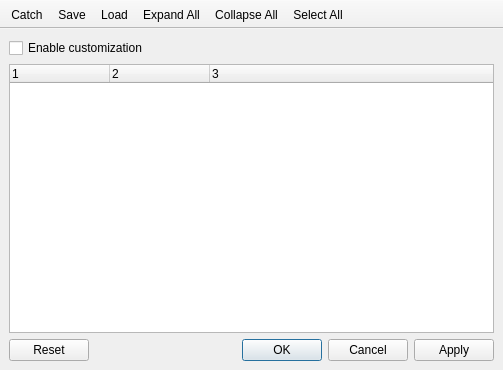
<?xml version="1.0" encoding="UTF-8"?>
<ui version="4.0">
 <class>QgsCustomizationDialogBase</class>
 <widget class="QMainWindow" name="QgsCustomizationDialogBase">
  <property name="geometry">
   <rect>
    <x>0</x>
    <y>0</y>
    <width>503</width>
    <height>370</height>
   </rect>
  </property>
  <property name="windowTitle">
   <string>Customization</string>
  </property>
  <widget class="QWidget" name="centralwidget">
   <layout class="QVBoxLayout" name="verticalLayout_2">
    <item>
     <widget class="QCheckBox" name="mCustomizationEnabledCheckBox">
      <property name="text">
       <string>Enable customization</string>
      </property>
     </widget>
    </item>
    <item>
     <widget class="QTreeWidget" name="treeWidget">
      <property name="selectionBehavior">
       <enum>QAbstractItemView::SelectItems</enum>
      </property>
      <property name="columnCount">
       <number>3</number>
      </property>
      <attribute name="headerVisible">
       <bool>true</bool>
      </attribute>
      <column>
       <property name="text">
        <string notr="true">1</string>
       </property>
      </column>
      <column>
       <property name="text">
        <string notr="true">2</string>
       </property>
      </column>
      <column>
       <property name="text">
        <string notr="true">3</string>
       </property>
      </column>
     </widget>
    </item>
    <item>
     <widget class="QDialogButtonBox" name="buttonBox">
      <property name="orientation">
       <enum>Qt::Horizontal</enum>
      </property>
      <property name="standardButtons">
       <set>QDialogButtonBox::Apply|QDialogButtonBox::Cancel|QDialogButtonBox::Ok|QDialogButtonBox::Reset</set>
      </property>
     </widget>
    </item>
   </layout>
  </widget>
  <widget class="QToolBar" name="toolBar">
   <property name="windowTitle">
    <string>toolBar</string>
   </property>
   <property name="movable">
    <bool>false</bool>
   </property>
   <attribute name="toolBarArea">
    <enum>TopToolBarArea</enum>
   </attribute>
   <attribute name="toolBarBreak">
    <bool>false</bool>
   </attribute>
   <addaction name="actionCatch"/>
   <addaction name="actionSave"/>
   <addaction name="actionLoad"/>
   <addaction name="actionExpandAll"/>
   <addaction name="actionCollapseAll"/>
   <addaction name="actionSelectAll"/>
  </widget>
  <action name="actionCatch">
   <property name="checkable">
    <bool>true</bool>
   </property>
   <property name="icon">
    <iconset resource="../../images/images.qrc">
     <normaloff>:/images/themes/default/mActionSelect.svg</normaloff>:/images/themes/default/mActionSelect.svg</iconset>
   </property>
   <property name="text">
    <string>Catch</string>
   </property>
   <property name="toolTip">
    <string>Switch to catching widgets in main application</string>
   </property>
  </action>
  <action name="actionSave">
   <property name="icon">
    <iconset resource="../../images/images.qrc">
     <normaloff>:/images/themes/default/mActionFileSave.svg</normaloff>:/images/themes/default/mActionFileSave.svg</iconset>
   </property>
   <property name="text">
    <string>Save</string>
   </property>
   <property name="toolTip">
    <string>Save to file</string>
   </property>
  </action>
  <action name="actionLoad">
   <property name="icon">
    <iconset resource="../../images/images.qrc">
     <normaloff>:/images/themes/default/mActionFileOpen.svg</normaloff>:/images/themes/default/mActionFileOpen.svg</iconset>
   </property>
   <property name="text">
    <string>Load</string>
   </property>
   <property name="toolTip">
    <string>Load from file</string>
   </property>
  </action>
  <action name="actionExpandAll">
   <property name="text">
    <string>Expand All</string>
   </property>
  </action>
  <action name="actionCollapseAll">
   <property name="text">
    <string>Collapse All</string>
   </property>
  </action>
  <action name="actionSelectAll">
   <property name="text">
    <string>Select All</string>
   </property>
  </action>
 </widget>
 <resources>
  <include location="../../images/images.qrc"/>
 </resources>
 <connections/>
</ui>
